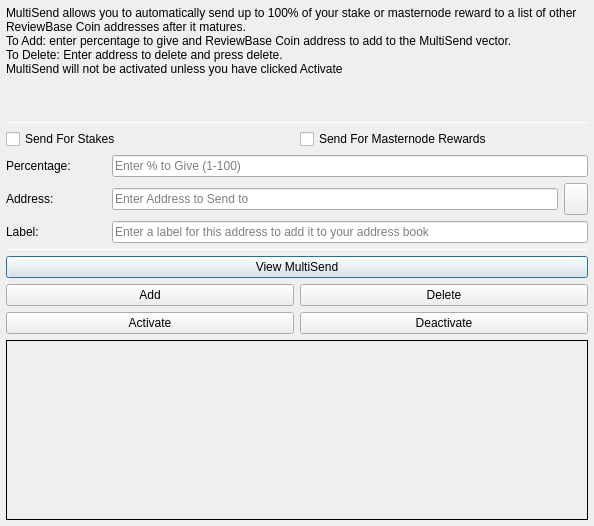
<?xml version="1.0" encoding="UTF-8"?>
<ui version="4.0">
 <class>MultiSendDialog</class>
 <widget class="QDialog" name="MultiSendDialog">
  <property name="windowModality">
   <enum>Qt::NonModal</enum>
  </property>
  <property name="geometry">
   <rect>
    <x>0</x>
    <y>0</y>
    <width>594</width>
    <height>526</height>
   </rect>
  </property>
  <property name="windowTitle">
   <string>MultiSend</string>
  </property>
  <layout class="QVBoxLayout" name="verticalLayout" stretch="0">
   <property name="margin">
    <number>6</number>
   </property>
   <item>
    <layout class="QVBoxLayout" name="verticalLayout_Main" stretch="1,1,1,0,1,1,1">
     <item>
      <widget class="QLabel" name="label_2">
       <property name="lineWidth">
        <number>1</number>
       </property>
       <property name="text">
        <string>MultiSend allows you to automatically send up to 100% of your stake or masternode reward to a list of other ReviewBase Coin addresses after it matures.
To Add: enter percentage to give and ReviewBase Coin address to add to the MultiSend vector.
To Delete: Enter address to delete and press delete.
MultiSend will not be activated unless you have clicked Activate</string>
       </property>
       <property name="alignment">
        <set>Qt::AlignLeading|Qt::AlignLeft|Qt::AlignTop</set>
       </property>
       <property name="wordWrap">
        <bool>true</bool>
       </property>
      </widget>
     </item>
     <item>
      <widget class="Line" name="line">
       <property name="minimumSize">
        <size>
         <width>0</width>
         <height>1</height>
        </size>
       </property>
       <property name="maximumSize">
        <size>
         <width>16777215</width>
         <height>1</height>
        </size>
       </property>
       <property name="orientation">
        <enum>Qt::Horizontal</enum>
       </property>
      </widget>
     </item>
     <item>
      <layout class="QVBoxLayout" name="verticalLayout_Settings">
       <item>
        <layout class="QHBoxLayout" name="horizontalLayout">
         <item>
          <widget class="QCheckBox" name="multiSendStakeCheckBox">
           <property name="text">
            <string>Send For Stakes</string>
           </property>
          </widget>
         </item>
         <item>
          <widget class="QCheckBox" name="multiSendMasternodeCheckBox">
           <property name="text">
            <string>Send For Masternode Rewards</string>
           </property>
          </widget>
         </item>
        </layout>
       </item>
       <item>
        <layout class="QHBoxLayout" name="horizontalLayout_6">
         <item>
          <widget class="QLabel" name="label">
           <property name="minimumSize">
            <size>
             <width>100</width>
             <height>0</height>
            </size>
           </property>
           <property name="toolTip">
            <string>Percentage of stake to send</string>
           </property>
           <property name="text">
            <string>Percentage:</string>
           </property>
          </widget>
         </item>
         <item>
          <widget class="QLineEdit" name="multiSendPercentEdit">
           <property name="toolTip">
            <string>Enter whole numbers 1 - 100</string>
           </property>
           <property name="placeholderText">
            <string>Enter % to Give (1-100)</string>
           </property>
          </widget>
         </item>
        </layout>
       </item>
       <item>
        <layout class="QHBoxLayout" name="horizontalLayout_7">
         <item>
          <widget class="QLabel" name="label_5">
           <property name="minimumSize">
            <size>
             <width>100</width>
             <height>0</height>
            </size>
           </property>
           <property name="toolTip">
            <string>Address to send portion of stake to</string>
           </property>
           <property name="text">
            <string>Address:</string>
           </property>
          </widget>
         </item>
         <item>
          <widget class="QLineEdit" name="multiSendAddressEdit">
           <property name="toolTip">
            <string/>
           </property>
           <property name="placeholderText">
            <string>Enter Address to Send to</string>
           </property>
          </widget>
         </item>
         <item>
          <widget class="QToolButton" name="addressBookButton">
           <property name="maximumSize">
            <size>
             <width>16777215</width>
             <height>32</height>
            </size>
           </property>
           <property name="toolTip">
            <string>Choose an address from the address book</string>
           </property>
           <property name="text">
            <string/>
           </property>
           <property name="icon">
            <iconset resource="../reviewbase_coin.qrc">
             <normaloff>:/icons/address-book</normaloff>:/icons/address-book</iconset>
           </property>
           <property name="shortcut">
            <string>Alt+A</string>
           </property>
          </widget>
         </item>
        </layout>
       </item>
      </layout>
     </item>
     <item>
      <layout class="QHBoxLayout" name="horizontalLayout_3">
       <item>
        <widget class="QLabel" name="label_3">
         <property name="minimumSize">
          <size>
           <width>100</width>
           <height>0</height>
          </size>
         </property>
         <property name="text">
          <string>Label:</string>
         </property>
        </widget>
       </item>
       <item>
        <widget class="QLineEdit" name="labelAddressLabelEdit">
         <property name="placeholderText">
          <string>Enter a label for this address to add it to your address book</string>
         </property>
        </widget>
       </item>
      </layout>
     </item>
     <item>
      <widget class="Line" name="line_2">
       <property name="minimumSize">
        <size>
         <width>0</width>
         <height>1</height>
        </size>
       </property>
       <property name="maximumSize">
        <size>
         <width>16777215</width>
         <height>1</height>
        </size>
       </property>
       <property name="orientation">
        <enum>Qt::Horizontal</enum>
       </property>
      </widget>
     </item>
     <item>
      <layout class="QVBoxLayout" name="verticalLayout_Buttons">
       <item>
        <layout class="QHBoxLayout" name="horizontalLayout_4">
         <item>
          <widget class="QPushButton" name="viewButton">
           <property name="toolTip">
            <string/>
           </property>
           <property name="statusTip">
            <string>View MultiSend Vector</string>
           </property>
           <property name="text">
            <string>View MultiSend</string>
           </property>
          </widget>
         </item>
        </layout>
       </item>
       <item>
        <layout class="QHBoxLayout" name="horizontalLayout_2">
         <item>
          <widget class="QPushButton" name="addButton">
           <property name="toolTip">
            <string/>
           </property>
           <property name="statusTip">
            <string>Add to MultiSend Vector</string>
           </property>
           <property name="text">
            <string>Add</string>
           </property>
          </widget>
         </item>
         <item>
          <widget class="QPushButton" name="deleteButton">
           <property name="toolTip">
            <string/>
           </property>
           <property name="statusTip">
            <string>Delete Address From MultiSend Vector</string>
           </property>
           <property name="text">
            <string>Delete</string>
           </property>
          </widget>
         </item>
        </layout>
       </item>
       <item>
        <layout class="QHBoxLayout" name="horizontalLayout_5">
         <item>
          <widget class="QPushButton" name="activateButton">
           <property name="statusTip">
            <string>Activate MultiSend</string>
           </property>
           <property name="text">
            <string>Activate</string>
           </property>
          </widget>
         </item>
         <item>
          <widget class="QPushButton" name="disableButton">
           <property name="statusTip">
            <string>Deactivate MultiSend</string>
           </property>
           <property name="text">
            <string>Deactivate</string>
           </property>
          </widget>
         </item>
        </layout>
       </item>
      </layout>
     </item>
     <item>
      <widget class="QLabel" name="message">
       <property name="minimumSize">
        <size>
         <width>0</width>
         <height>180</height>
        </size>
       </property>
       <property name="frameShape">
        <enum>QFrame::Panel</enum>
       </property>
       <property name="frameShadow">
        <enum>QFrame::Plain</enum>
       </property>
       <property name="lineWidth">
        <number>1</number>
       </property>
       <property name="midLineWidth">
        <number>1</number>
       </property>
       <property name="text">
        <string/>
       </property>
       <property name="alignment">
        <set>Qt::AlignLeading|Qt::AlignLeft|Qt::AlignTop</set>
       </property>
       <property name="wordWrap">
        <bool>true</bool>
       </property>
      </widget>
     </item>
    </layout>
   </item>
  </layout>
 </widget>
 <resources>
  <include location="../reviewbase_coin.qrc"/>
 </resources>
 <connections/>
</ui>
